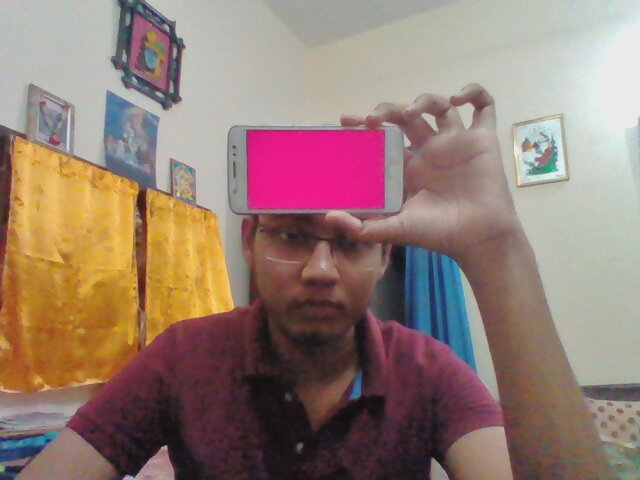
#> input picture User/Test1.jpg, 640 x 480 px, given in place of the camera
$ python detect.py   (older library calls are emulated)
#> lines starting #> are read from the running program, lines starting #| are printed output that depends on the picture; after the words box and inside, x2 and y2 are one past the last pixel; in counts of white or black regions, pixels touching at a corner belong together
from cv2 import cv2
import numpy as np
import pickle
import time


save = open('Values/save.dat', 'rb')
#> (reads Values/save.dat from the repository)

cap = cv2.VideoCapture(0)
cap.set(3, 600)
cap.set(4, 300)


# detecting the standard in the image and marking it
def getContour(img, imgContour):
	contour, hierarchy = cv2.findContours(img, cv2.RETR_EXTERNAL, cv2.CHAIN_APPROX_NONE)
	found = False
	for cnt in contour:
		area = cv2.contourArea(cnt)
		peri = cv2.arcLength(cnt, True) # True shows that the shape is closed
		approx = cv2.approxPolyDP(cnt, 0.02*peri, True)
		area = cv2.contourArea(cnt)
		if 4 <= len(approx) <= 7 and area > area_min:
			found = True
			cv2.drawContours(imgContour, cnt, -1, (255, 0, 255), 7)
			x, y, w, h = cv2.boundingRect(approx)
			cv2.rectangle(imgContour, (x,y), (x+w, y+h), (0,255,0), 5)
	return found


def empty(a):
	pass

# spawns a Window for changing the parameters
def takeVal():

	img = cv2.imread('SysImages/Parameters.png')[:160, :, :]
	img = cv2.resize(img, (340, 120))

	cv2.namedWindow('Parameters')
	cv2.imshow('Parameters', img)
	cv2.resizeWindow('Parameters', 640, 240)
	cv2.createTrackbar('HUE Min', 'Parameters', 150, 255, empty)
	cv2.createTrackbar('HUE Max', 'Parameters', 190, 255, empty)
	cv2.createTrackbar('SAT Min', 'Parameters', 195, 255, empty)
	cv2.createTrackbar('SAT Max', 'Parameters', 255, 255, empty)
	cv2.createTrackbar('VALUE Min', 'Parameters', 195, 255, empty)
	cv2.createTrackbar('VALUE Max', 'Parameters', 255, 255, empty)
	cv2.createTrackbar('Thresh1', 'Parameters', 0, 255, empty)
	cv2.createTrackbar('Thresh2', 'Parameters', 225, 255, empty)
	cv2.createTrackbar('Area Min', 'Parameters', 100, 1000, empty)


read_temp = False
db = pickle.load(save)
try:
	(h_min, h_max, s_min, s_max, v_min, v_max, threshold1, threshold2, area_min) = tuple(db.values())
except:
	read_temp = True
	takeVal()

while True:

	_, img = cap.read()
#> img is the input picture: shape (480, 640, 3); mean B, G, R 115.9, 124.9, 149.1
	img_copy = img.copy()

	if read_temp:
		h_min = cv2.getTrackbarPos('HUE Min', 'Parameters')
		h_max = cv2.getTrackbarPos('HUE Max', 'Parameters')
		s_min = cv2.getTrackbarPos('SAT Min', 'Parameters')
		s_max = cv2.getTrackbarPos('SAT Max', 'Parameters')
		v_min = cv2.getTrackbarPos('VALUE Min', 'Parameters')
		v_max = cv2.getTrackbarPos('VALUE Max', 'Parameters')
		threshold1 = cv2.getTrackbarPos('Thresh1', 'Parameters')
		threshold2 = cv2.getTrackbarPos('Thresh2', 'Parameters')
		area_min = cv2.getTrackbarPos('Area Min', 'Parameters')
		db['h_min'], db['h_max'], db['s_min'], db['s_max'], db['v_min'], db['v_max'], db['threshold1'], db['threshold2'], db['area_min'] = h_min, h_max, s_min, s_max, v_min, v_max, threshold1, threshold2, area_min

	imgHSV = cv2.cvtColor(img, cv2.COLOR_BGR2HSV)
#> imgHSV: shape (480, 640, 3); mean H, S, V 66.5, 77.8, 153

	lower = np.array([h_min, s_min, v_min])
	upper = np.array([h_max, s_max, v_max])

	mask = cv2.inRange(imgHSV, lower, upper)
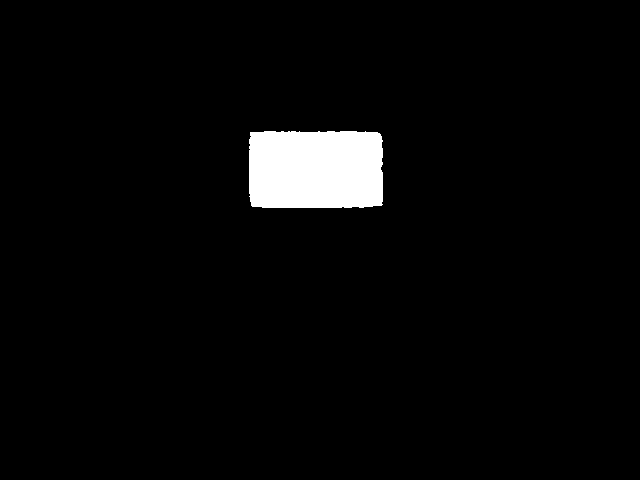
#> mask: shape (480, 640); 3.3% white; 1 white region, box (x1, y1, x2, y2) and area: (249, 131, 383, 208) 10116
	result = cv2.bitwise_and(img, img, mask = mask)
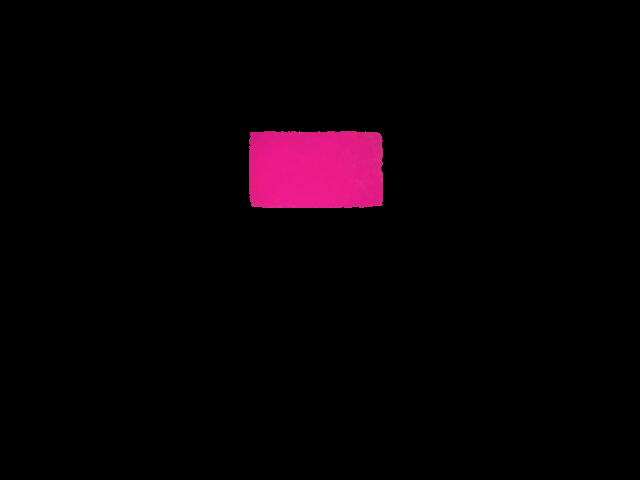
#> result: shape (480, 640, 3); mean B, G, R 4.4, 0.9, 7.6

	mask = cv2.cvtColor(mask, cv2.COLOR_GRAY2BGR)

	# converting images required in order to call getContour()
	imgCanny = cv2.Canny(mask, threshold1, threshold2)
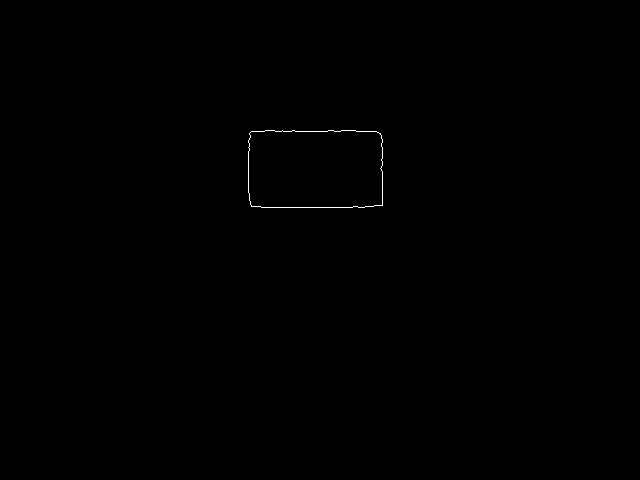
#> imgCanny: shape (480, 640); 0.13% white in thin lines or dots, all inside (x1, y1, x2, y2) = (248, 130, 383, 208)
	kernel = np.ones((5,5))
	imgDil = cv2.dilate(imgCanny, kernel, iterations=1)
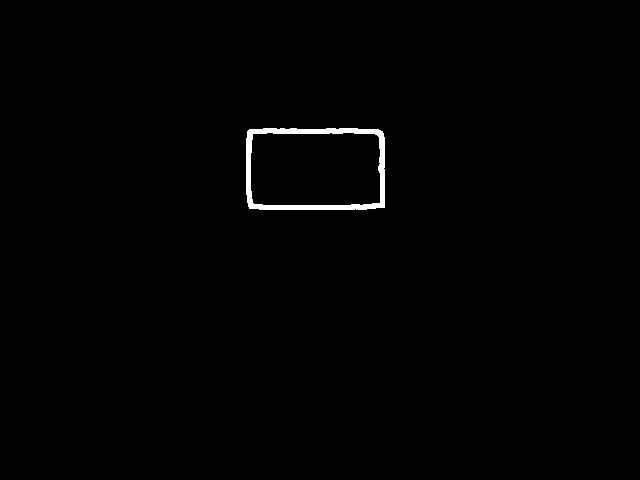
#> imgDil: shape (480, 640); 0.71% white; 1 white region
	found = getContour(imgDil, img)
#> in getContour, `contour, hierarchy = cv2.findContours(img, cv2.RETR_EXTERNAL, cv2.CHAI..`: contour = 1 contour; box (x1, y1, x2, y2) and area: (246, 128, 385, 210) 11008
#> the loop in getContour, `for cnt in contour:` made 1 pass
#> (peri, approx, found, x, y, w, h) on pass 1: (434.2, [[247, 131], [249, 208], [384, 207], [382, 131]], True, 247, 131, 138, 78)
#> found = True

	hstack = np.hstack([img, result, mask])
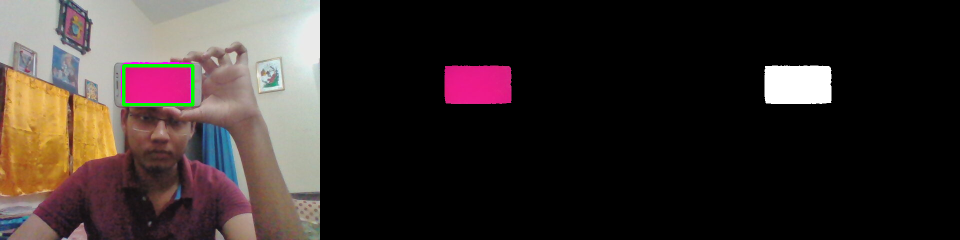
#> hstack: shape (480, 1920, 3) (shown at 1/2 size); mean B, G, R 42.6, 45.2, 54.5

	cv2.imshow('Stacked', hstack)


	if cv2.waitKey(1) &0xFF == ord('q'):
#> (key q is pressed here)
		if read_temp:
			cv2.destroyWindow('Parameters')
			read_temp = False
		else:
			break
	elif cv2.waitKey(1) &0xFF == ord('p'):
		db = {}
		takeVal()
		read_temp = True
	elif (cv2.waitKey(1) &0xFF == ord('s')) and read_temp:
		# writing the current values into save.dat
		write = open('Values/save.dat', 'wb')
		pickle.dump(db, write)
		print('Saved')
		write.close()
		cv2.destroyWindow('Parameters')
		read_temp = False
	elif cv2.waitKey(1) &0xFF == ord('c'):
		# saving the images of the if its sharp and standard is recognicable
		blur = cv2.Laplacian(img_copy, cv2.CV_64F).var()
		if found and blur > 250:
			nowTime = time.time()
			cv2.imwrite('User'+'/'+str(int(blur))+"_"+str(nowTime)+".png", img_copy)
			print('Captured')
			img[:, :, :] = 0
			hstack = np.hstack([img, result, mask])
			cv2.imshow('Stacked', hstack)
			cv2.waitKey(10000)


save.close()
cap.release()
cv2.destroyAllWindows()
